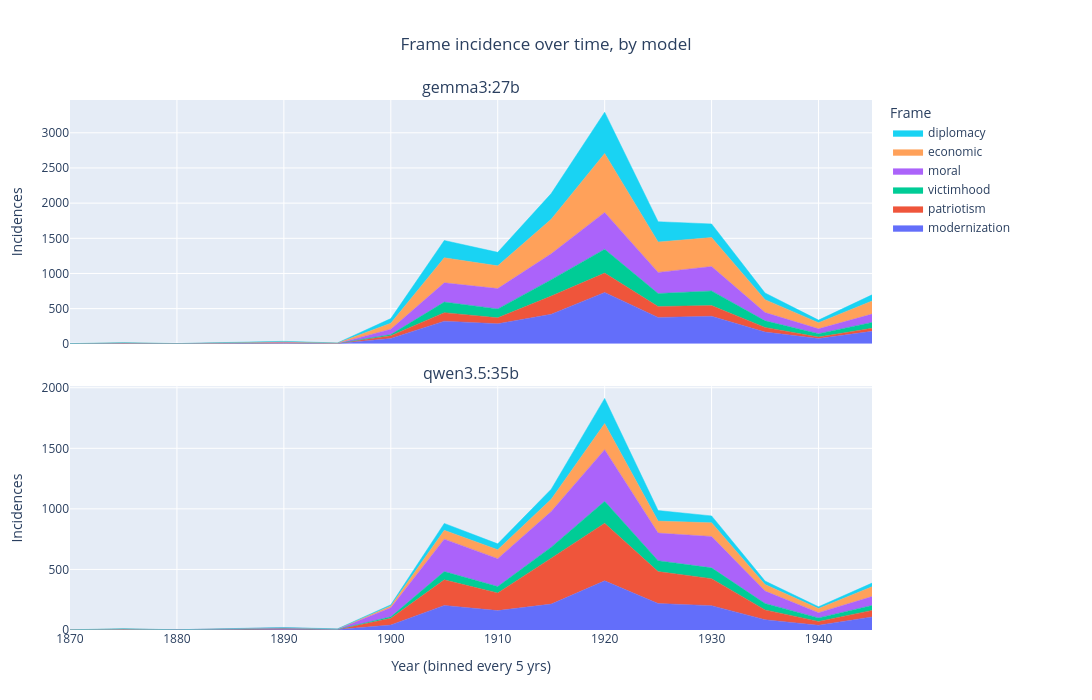

The cell this chart's notebook holds for it:
### Code cell
import plotly.graph_objects as go
from plotly.subplots import make_subplots
import plotly.express as px

# --- 6a. Interactive frame frequency over time, per model ---

if has_time:
    n_models = len(MODEL_ORDER)

    # One subplot per model
    fig = make_subplots(
        rows=n_models,
        cols=1,
        shared_xaxes=True,
        vertical_spacing=0.08,
        subplot_titles=[str(model) for model in MODEL_ORDER],
    )

    # Consistent color for each frame across all models
    palette = px.colors.qualitative.Plotly
    frame_colors = {
        frame: palette[i % len(palette)]
        for i, frame in enumerate(FRAME_NAMES)
    }

    for row, model in enumerate(MODEL_ORDER, start=1):

        sub = dated[dated["model"] == model]

        pivot = (
            sub.groupby(["year_bin", "frame_name"], observed=True)
               .size()
               .unstack(fill_value=0)
               .reindex(columns=FRAME_NAMES, fill_value=0)
               .sort_index()
        )

        if pivot.empty:
            continue

        for i, frame in enumerate(FRAME_NAMES):

            fig.add_trace(
                go.Scatter(
                    x=pivot.index,
                    y=pivot[frame],
                    name=frame,

                    # Creates stacked area chart
                    stackgroup="one",

                    mode="lines",
                    line=dict(
                        width=0.5,
                        color=frame_colors[frame]
                    ),
                    fillcolor=frame_colors[frame],

                    # Only show each frame once in legend
                    showlegend=(row == 1),

                    # Better tooltip
                    hovertemplate=(
                        f"<b>{frame}</b><br>"
                        "Year: %{x}<br>"
                        "Incidences: %{y:,}"
                        "<extra></extra>"
                    ),
                ),
                row=row,
                col=1,
            )

    # Axis titles
    for row in range(1, n_models + 1):
        fig.update_yaxes(
            title_text="Incidences",
            row=row,
            col=1
        )

    fig.update_xaxes(
        title_text=f"Year (binned every {TIME_BIN_YEARS} yrs)",
        row=n_models,
        col=1
    )

    fig.update_layout(
        title={
            "text": "Frame incidence over time, by model",
            "x": 0.5
        },

        height=350 * n_models,
        width=1200,

        # hovermode="x unified",
        hovermode="closest",

        legend=dict(
            title="Frame",
            orientation="v",
            x=1.02,
            y=1
        ),

        margin=dict(
            l=70,
            r=220,
            t=100,
            b=70
        ),
    )

    fig.show()

### Figure 1 — Plotly figure (JSON) as saved in the notebook; plotly's stock layout.template omitted (floating-point values rounded to 4 significant figures)
{"data": [{"fillcolor": "#636EFA", "hovertemplate": "<b>modernization</b><br>Year: %{x}<br>Incidences: %{y:,}<extra></extra>", "line": {"color": "#636EFA", "width": 0.5}, "mode": "lines", "name": "modernization", "showlegend": true, "stackgroup": "one", "type": "scatter", "x": [1870, 1875, 1880, 1885, 1890, 1895, 1900, 1905, 1910, 1915, 1920, 1925, 1930, 1935, 1940, 1945], "xaxis": "x", "y": [1, 5, 1, 5, 7, 4, 76, 322, 285, 420, 731, 375, 392, 167, 74, 177], "yaxis": "y"}, {"fillcolor": "#EF553B", "hovertemplate": "<b>patriotism</b><br>Year: %{x}<br>Incidences: %{y:,}<extra></extra>", "line": {"color": "#EF553B", "width": 0.5}, "mode": "lines", "name": "patriotism", "showlegend": true, "stackgroup": "one", "type": "scatter", "x": [1870, 1875, 1880, 1885, 1890, 1895, 1900, 1905, 1910, 1915, 1920, 1925, 1930, 1935, 1940, 1945], "xaxis": "x", "y": [0, 2, 0, 1, 8, 1, 39, 121, 85, 258, 275, 155, 152, 66, 22, 44], "yaxis": "y"}, {"fillcolor": "#00CC96", "hovertemplate": "<b>victimhood</b><br>Year: %{x}<br>Incidences: %{y:,}<extra></extra>", "line": {"color": "#00CC96", "width": 0.5}, "mode": "lines", "name": "victimhood", "showlegend": true, "stackgroup": "one", "type": "scatter", "x": [1870, 1875, 1880, 1885, 1890, 1895, 1900, 1905, 1910, 1915, 1920, 1925, 1930, 1935, 1940, 1945], "xaxis": "x", "y": [0, 1, 0, 1, 0, 1, 17, 151, 126, 234, 339, 185, 208, 94, 48, 83], "yaxis": "y"}, {"fillcolor": "#AB63FA", "hovertemplate": "<b>moral</b><br>Year: %{x}<br>Incidences: %{y:,}<extra></extra>", "line": {"color": "#AB63FA", "width": 0.5}, "mode": "lines", "name": "moral", "showlegend": true, "stackgroup": "one", "type": "scatter", "x": [1870, 1875, 1880, 1885, 1890, 1895, 1900, 1905, 1910, 1915, 1920, 1925, 1930, 1935, 1940, 1945], "xaxis": "x", "y": [0, 0, 1, 3, 5, 0, 75, 273, 289, 368, 523, 300, 347, 117, 69, 118], "yaxis": "y"}, {"fillcolor": "#FFA15A", "hovertemplate": "<b>economic</b><br>Year: %{x}<br>Incidences: %{y:,}<extra></extra>", "line": {"color": "#FFA15A", "width": 0.5}, "mode": "lines", "name": "economic", "showlegend": true, "stackgroup": "one", "type": "scatter", "x": [1870, 1875, 1880, 1885, 1890, 1895, 1900, 1905, 1910, 1915, 1920, 1925, 1930, 1935, 1940, 1945], "xaxis": "x", "y": [1, 5, 1, 6, 8, 4, 86, 356, 323, 491, 838, 432, 412, 184, 87, 187], "yaxis": "y"}, {"fillcolor": "#19D3F3", "hovertemplate": "<b>diplomacy</b><br>Year: %{x}<br>Incidences: %{y:,}<extra></extra>", "line": {"color": "#19D3F3", "width": 0.5}, "mode": "lines", "name": "diplomacy", "showlegend": true, "stackgroup": "one", "type": "scatter", "x": [1870, 1875, 1880, 1885, 1890, 1895, 1900, 1905, 1910, 1915, 1920, 1925, 1930, 1935, 1940, 1945], "xaxis": "x", "y": [1, 3, 1, 6, 7, 2, 66, 246, 193, 365, 587, 289, 193, 94, 37, 87], "yaxis": "y"}, {"fillcolor": "#636EFA", "hovertemplate": "<b>modernization</b><br>Year: %{x}<br>Incidences: %{y:,}<extra></extra>", "line": {"color": "#636EFA", "width": 0.5}, "mode": "lines", "name": "modernization", "showlegend": false, "stackgroup": "one", "type": "scatter", "x": [1870, 1875, 1880, 1885, 1890, 1895, 1900, 1905, 1910, 1915, 1920, 1925, 1930, 1935, 1940, 1945], "xaxis": "x2", "y": [1, 3, 1, 5, 5, 4, 41, 203, 160, 214, 406, 219, 201, 85, 39, 108], "yaxis": "y2"}, {"fillcolor": "#EF553B", "hovertemplate": "<b>patriotism</b><br>Year: %{x}<br>Incidences: %{y:,}<extra></extra>", "line": {"color": "#EF553B", "width": 0.5}, "mode": "lines", "name": "patriotism", "showlegend": false, "stackgroup": "one", "type": "scatter", "x": [1870, 1875, 1880, 1885, 1890, 1895, 1900, 1905, 1910, 1915, 1920, 1925, 1930, 1935, 1940, 1945], "xaxis": "x2", "y": [0, 2, 0, 2, 7, 1, 55, 211, 146, 379, 476, 263, 223, 81, 32, 54], "yaxis": "y2"}, {"fillcolor": "#00CC96", "hovertemplate": "<b>victimhood</b><br>Year: %{x}<br>Incidences: %{y:,}<extra></extra>", "line": {"color": "#00CC96", "width": 0.5}, "mode": "lines", "name": "victimhood", "showlegend": false, "stackgroup": "one", "type": "scatter", "x": [1870, 1875, 1880, 1885, 1890, 1895, 1900, 1905, 1910, 1915, 1920, 1925, 1930, 1935, 1940, 1945], "xaxis": "x2", "y": [0, 2, 0, 1, 0, 0, 13, 69, 53, 91, 181, 90, 89, 53, 29, 41], "yaxis": "y2"}, {"fillcolor": "#AB63FA", "hovertemplate": "<b>moral</b><br>Year: %{x}<br>Incidences: %{y:,}<extra></extra>", "line": {"color": "#AB63FA", "width": 0.5}, "mode": "lines", "name": "moral", "showlegend": false, "stackgroup": "one", "type": "scatter", "x": [1870, 1875, 1880, 1885, 1890, 1895, 1900, 1905, 1910, 1915, 1920, 1925, 1930, 1935, 1940, 1945], "xaxis": "x2", "y": [0, 0, 1, 1, 6, 2, 74, 267, 230, 294, 426, 228, 259, 102, 43, 73], "yaxis": "y2"}, {"fillcolor": "#FFA15A", "hovertemplate": "<b>economic</b><br>Year: %{x}<br>Incidences: %{y:,}<extra></extra>", "line": {"color": "#FFA15A", "width": 0.5}, "mode": "lines", "name": "economic", "showlegend": false, "stackgroup": "one", "type": "scatter", "x": [1870, 1875, 1880, 1885, 1890, 1895, 1900, 1905, 1910, 1915, 1920, 1925, 1930, 1935, 1940, 1945], "xaxis": "x2", "y": [1, 1, 0, 2, 0, 0, 16, 73, 74, 102, 215, 99, 113, 54, 35, 81], "yaxis": "y2"}, {"fillcolor": "#19D3F3", "hovertemplate": "<b>diplomacy</b><br>Year: %{x}<br>Incidences: %{y:,}<extra></extra>", "line": {"color": "#19D3F3", "width": 0.5}, "mode": "lines", "name": "diplomacy", "showlegend": false, "stackgroup": "one", "type": "scatter", "x": [1870, 1875, 1880, 1885, 1890, 1895, 1900, 1905, 1910, 1915, 1920, 1925, 1930, 1935, 1940, 1945], "xaxis": "x2", "y": [0, 2, 0, 2, 3, 2, 9, 57, 48, 82, 208, 87, 57, 29, 14, 30], "yaxis": "y2"}], "layout": {"annotations": [{"font": {"size": 16}, "showarrow": false, "text": "gemma3:27b", "x": 0.5, "xanchor": "center", "xref": "paper", "y": 1, "yanchor": "bottom", "yref": "paper"}, {"font": {"size": 16}, "showarrow": false, "text": "qwen3.5:35b", "x": 0.5, "xanchor": "center", "xref": "paper", "y": 0.46, "yanchor": "bottom", "yref": "paper"}], "height": 700, "hovermode": "closest", "legend": {"orientation": "v", "title": {"text": "Frame"}, "x": 1.02, "y": 1}, "margin": {"b": 70, "l": 70, "r": 220, "t": 100}, "title": {"text": "Frame incidence over time, by model", "x": 0.5}, "width": 1200, "xaxis": {"anchor": "y", "domain": [0, 1], "matches": "x2", "showticklabels": false}, "xaxis2": {"anchor": "y2", "domain": [0, 1], "title": {"text": "Year (binned every 5 yrs)"}}, "yaxis": {"anchor": "x", "domain": [0.54, 1], "title": {"text": "Incidences"}}, "yaxis2": {"anchor": "x2", "domain": [0, 0.46], "title": {"text": "Incidences"}}}}
